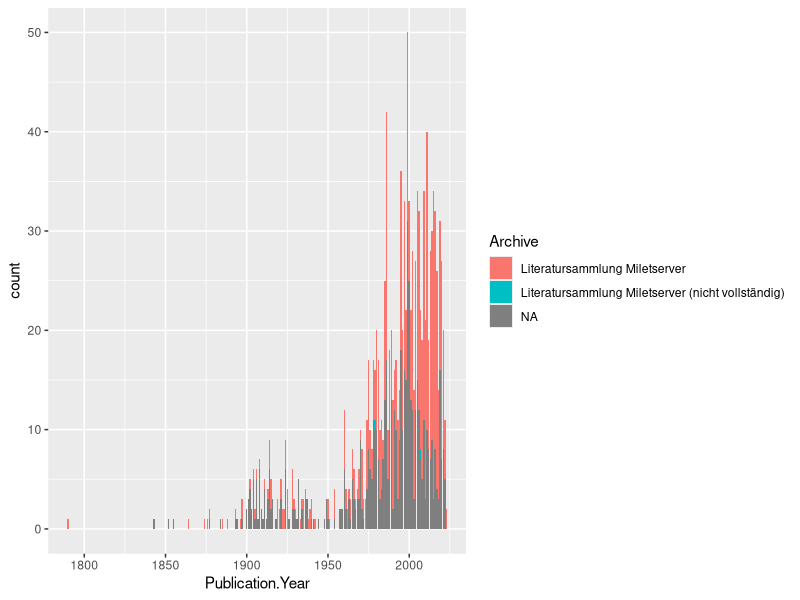
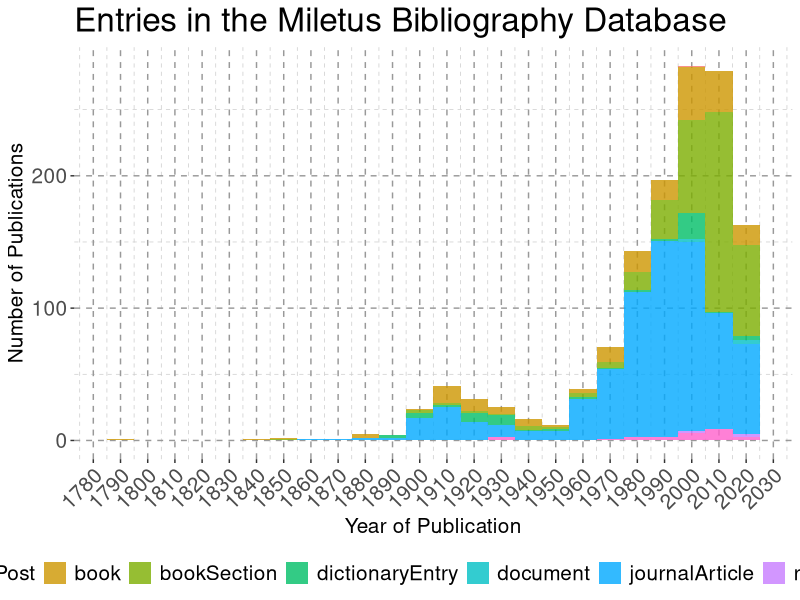
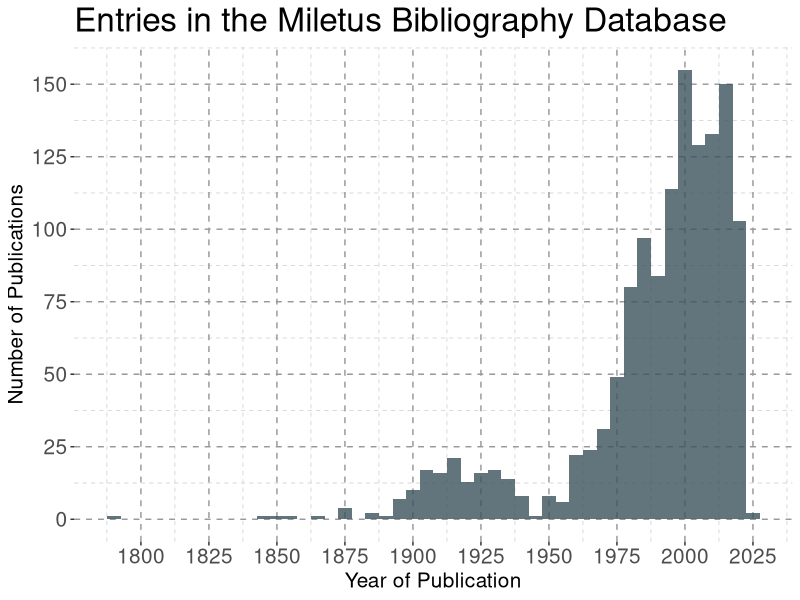
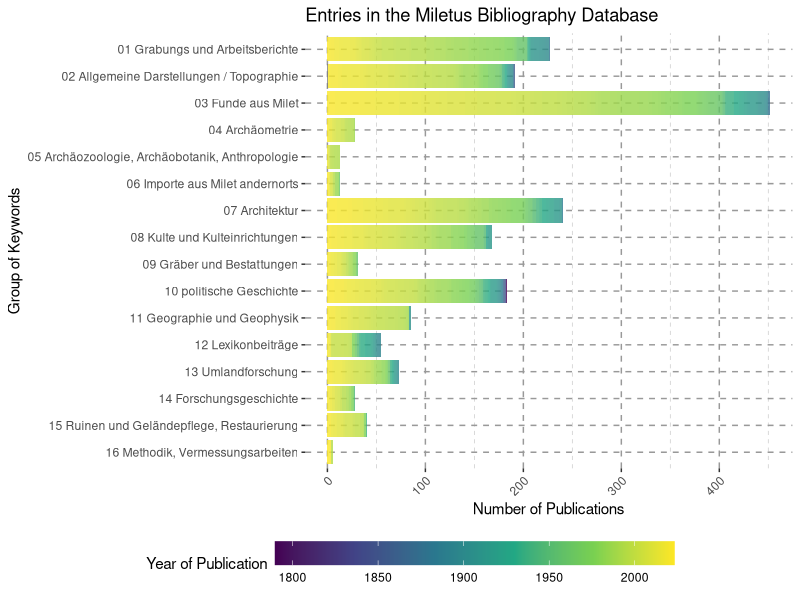

Source code (R) for these figures, in order:
library(ggplot2)
library(dplyr)
#library(reshape2)

bib <- read.csv("Exporte/Milet_Bibliography_CSV.csv", encoding = "UTF-8", na.strings = "")


bib$Publication.Year <- as.numeric(bib$Publication.Year)


bib$Date.Added <- as.Date(bib$Date.Added)
bib$Date.Modified <- as.Date(bib$Date.Modified)

bib %>%
  ggplot(aes(x = Publication.Year, fill = Archive)) +
  geom_bar()

# bib[which(is.na(bib$Publication.Year)),]



# str(bib)

p <- bib %>%
  ggplot(aes(x = Publication.Year, fill = Item.Type)) +
  geom_histogram(binwidth = 10, alpha = 0.8) +
  scale_x_continuous(breaks = seq(1750, 2030, 10)) +
  theme(legend.position = "bottom",
        axis.text.x = element_text(angle = 45, hjust = 1, vjust = 1, size = 15),
        axis.text.y = element_text(size = 15),
        plot.title = element_text(size = 24),
        axis.title = element_text(size = 15),
        legend.text = element_text(size = 15),
        legend.title = element_blank(),
        panel.background = element_blank(), 
        panel.grid.major = element_line(color = "grey60", linetype = "dashed"),
        panel.grid.minor = element_line(color = "grey80", linetype = "dashed")) +
  guides(fill = guide_legend(nrow = 1)) +
  labs(x = "Year of Publication", y = "Number of Publications", 
       title = "Entries in the Miletus Bibliography Database")

# p

png("figures/mil-pubs-by-year-type.png", width = 1200, height = 500, res = 100)
p
dev.off()


p <- bib %>%
  ggplot(aes(x = Publication.Year)) +
  geom_histogram(binwidth = 5, alpha = 0.8, fill = "#3b515b") +
  scale_x_continuous(breaks = seq(1750, 2030, 25)) +
  scale_y_continuous(breaks = seq(0, 300, 25)) +
  theme(legend.position = "bottom",
        axis.text.x = element_text(size = 15),
        axis.text.y = element_text(size = 15),
        plot.title = element_text(size = 24),
        axis.title = element_text(size = 15),
        legend.text = element_text(size = 15),
        legend.title = element_blank(),
        panel.background = element_blank(), 
        panel.grid.major = element_line(color = "grey60", linetype = "dashed"),
        panel.grid.minor = element_line(color = "grey80", linetype = "dashed")) +
  guides(fill = guide_legend(nrow = 1)) +
  labs(x = "Year of Publication", y = "Number of Publications", 
       title = "Entries in the Miletus Bibliography Database")

# p

png("figures/mil-pubs-by-year.png", width = 1200, height = 500, res = 100)
p
dev.off()




### With Tags!


bib_tags <- bib$Manual.Tags
names(bib_tags) <- bib$Publication.Year

bib_tags <- lapply(strsplit(bib_tags, "; "), unlist)

bib_tags <- stack(bib_tags)

unique_tags <- sort(unique(bib_tags$values))

sys_tags <- unique_tags[grepl("^\\d\\d", unique_tags)]


bib_tags <- bib_tags %>%
  filter(values %in% sys_tags) %>%
  mutate(group = gsub("[ -].*", "", values))

# bib_tags

groups <- sys_tags[grepl("^\\d\\d ", sys_tags)]
# groups
names(groups) <- gsub("[ -].*", "", groups)

bib_tags$ind <- as.numeric(as.character(bib_tags$ind))

p <- bib_tags %>%
  filter(values %in% groups) %>%
  ggplot(aes(y = values, group = ind, fill = ind)) +
  geom_bar(alpha = 0.8) +
  scale_y_discrete(limits = rev) +
  scale_fill_viridis_c(guide = guide_colourbar(barwidth = 20)) +
  #scale_fill_viridis_d(breaks = names(groups), labels = groups) +
  theme(legend.position = "bottom",
        legend.box.margin = margin(l = -200),
        axis.text.x = element_text(angle = 45, hjust = 1, vjust = 1),
        #legend.title = element_blank(),
        panel.background = element_blank(), 
        panel.grid.major = element_line(color = "grey60", linetype = "dashed"),
        panel.grid.minor = element_line(color = "grey80", linetype = "dashed")) +
  labs(y = "Group of Keywords", x = "Number of Publications", 
       title = "Entries in the Miletus Bibliography Database", 
       fill = "Year of Publication")

# p

png("figures/mil-pubs-by-keys.png", width = 1200, height = 750, res = 100)
p
dev.off()
